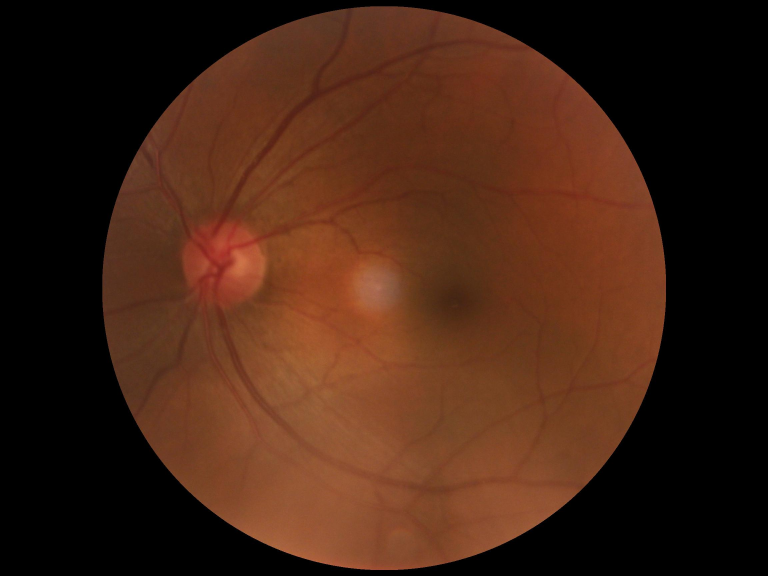
#> input picture data/影像数据/各类疾病代表医学影像/01_正常_left.jpg, 2304 x 1728 px (shown at 1/3 size); its folder holds only this picture in this run
$ python -i resize.py   (imports and definitions only)
#> lines starting #> are read from the running program, lines starting #| are printed output that depends on the picture; after the words box and inside, x2 and y2 are one past the last pixel; in counts of white or black regions, pixels touching at a corner belong together
import os
import cv2


def crop_and_resize(image_path, output_path, target_size=(512, 512)):
#> called with image_path = '../data/影像数据/各类疾病代表医学影像/01_正常_left.jpg', output_path = 'out.png', target_size = (512, 512)
    image = cv2.imread(image_path)
#> image is the input picture: shape (1728, 2304, 3); mean B, G, R 19.7, 35.1, 66.8
    if image is None:
        print(f"无法读取图像：{image_path}，跳过该文件！")
        return

    # 转换为灰度图像
    gray = cv2.cvtColor(image, cv2.COLOR_BGR2GRAY)
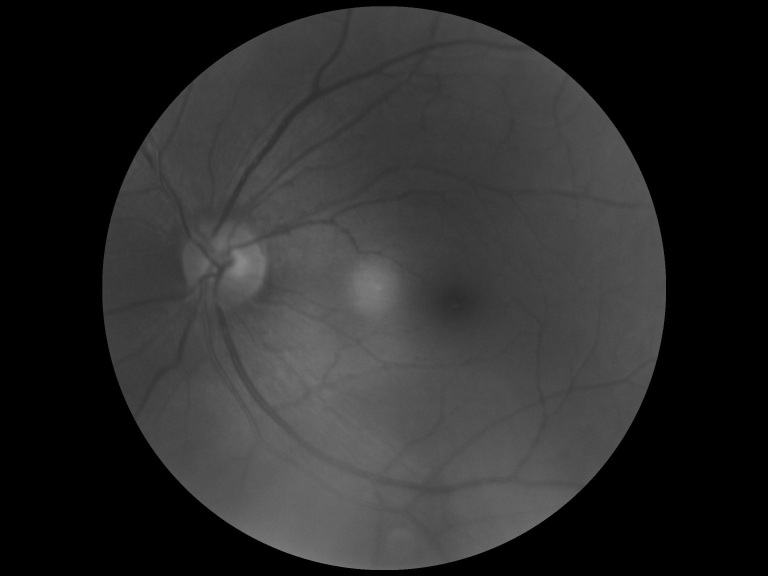
#> gray: shape (1728, 2304) (shown at 1/3 size); min 0, max 146, mean 42.8

    # 阈值分割，去除黑色背景
    _, thresh = cv2.threshold(gray, 10, 255, cv2.THRESH_BINARY)
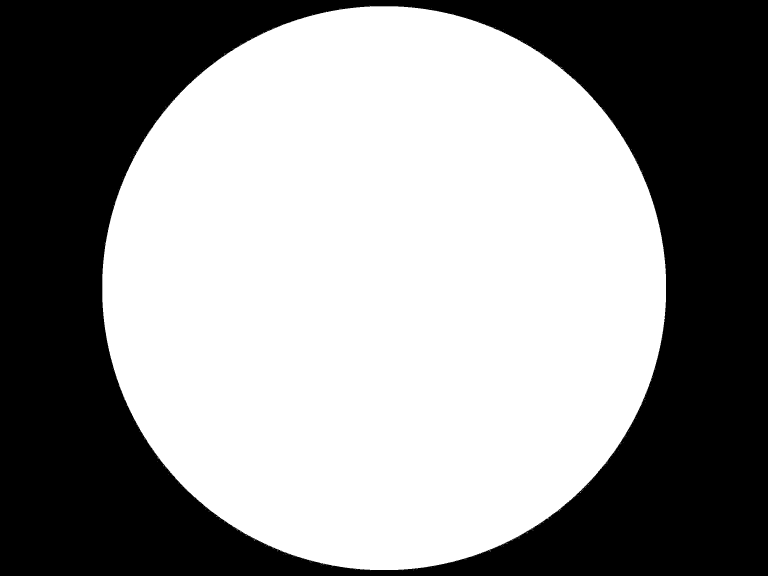
#> thresh: shape (1728, 2304) (shown at 1/3 size); 56.5% white; 1 black region

    # 查找轮廓
    contours, _ = cv2.findContours(thresh, cv2.RETR_EXTERNAL, cv2.CHAIN_APPROX_SIMPLE)
#> contours = 443 contours, 442 with area under 20; largest, box (x1, y1, x2, y2) and area: (307, 18, 1998, 1711) 2247323

    if len(contours) == 0:
        print(f"未找到有效轮廓：{image_path}，跳过该文件！")
        return

    # 找到最大的轮廓
    cnt = max(contours, key=cv2.contourArea)
#> cnt = contour of 2870 points, box (x1, y1, x2, y2) (307, 18, 1998, 1711), area 2247323

    x, y, w, h = cv2.boundingRect(cnt)
#> x = 307; y = 18; w = 1691; h = 1693

    cropped_image = image[y:y + h, x:x + w]
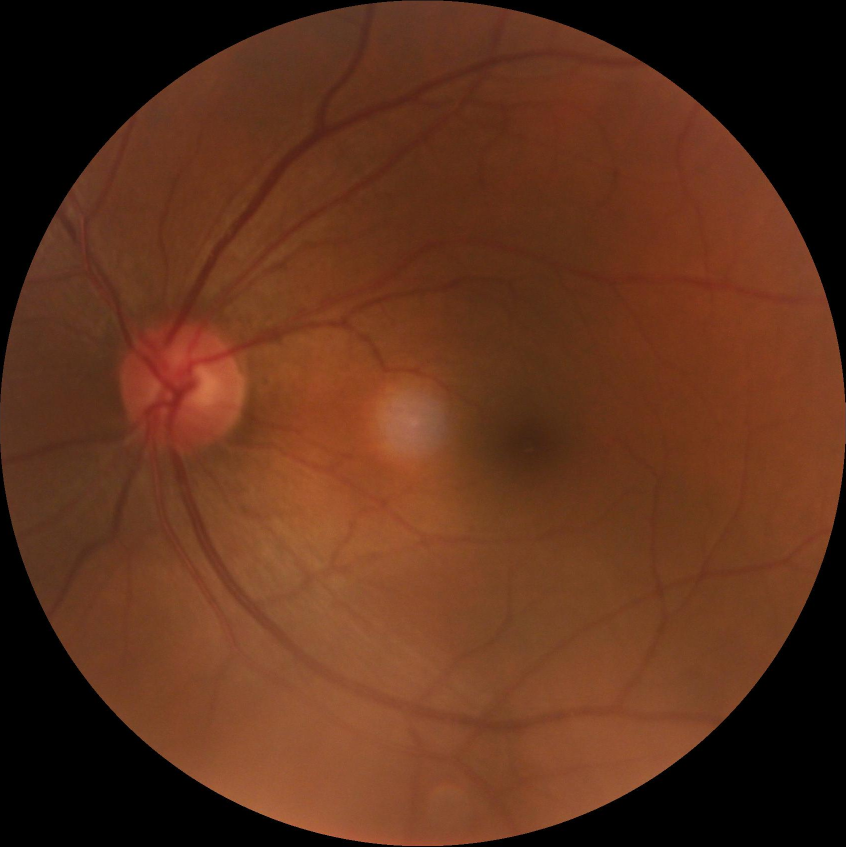
#> cropped_image: shape (1693, 1691, 3) (shown at 1/2 size); mean B, G, R 27.4, 48.9, 92.9

    resized_image = cv2.resize(cropped_image, target_size, interpolation=cv2.INTER_AREA)
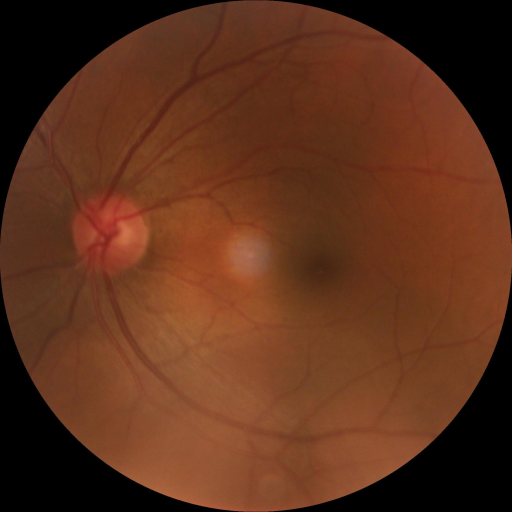
#> resized_image: shape (512, 512, 3); mean B, G, R 27.4, 48.9, 92.9

    cv2.imwrite(output_path, resized_image)
    print(f"已处理并保存：{output_path}")


def batch_process_images(input_folder, output_folder, target_size=(512, 512)):
    if not os.path.exists(output_folder):
        os.makedirs(output_folder)

    # 遍历输入文件夹中的所有文件
    for filename in os.listdir(input_folder):
        if filename.lower().endswith(('.png', '.jpg', '.jpeg', '.bmp', '.tiff')):
            input_path = os.path.join(input_folder, filename)
            output_path = os.path.join(output_folder, filename)

            try:
                crop_and_resize(input_path, output_path, target_size)
            except Exception as e:
                print(f"处理文件 {filename} 时出错：{e}")


input_folder = 'data/Training Images'
output_folder = 'data/all_images'
# [1 line not run here, left out]

>>> result = crop_and_resize('../data/影像数据/各类疾病代表医学影像/01_正常_left.jpg', 'out.png')

$ run again, on data/影像数据/各类疾病代表医学影像/01_正常_right.jpg
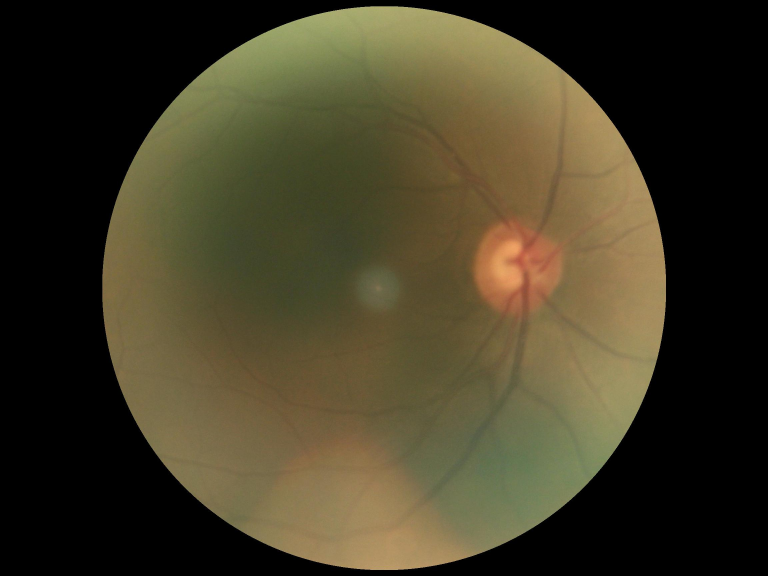
#> input picture data/影像数据/各类疾病代表医学影像/01_正常_right.jpg, 2304 x 1728 px (shown at 1/3 size)
#> in crop_and_resize, image is the input picture: shape (1728, 2304, 3); mean B, G, R 38, 59.7, 66.1
#> in crop_and_resize, `gray = cv2.cvtColor(image, cv2.COLOR_BGR2GRAY)`:
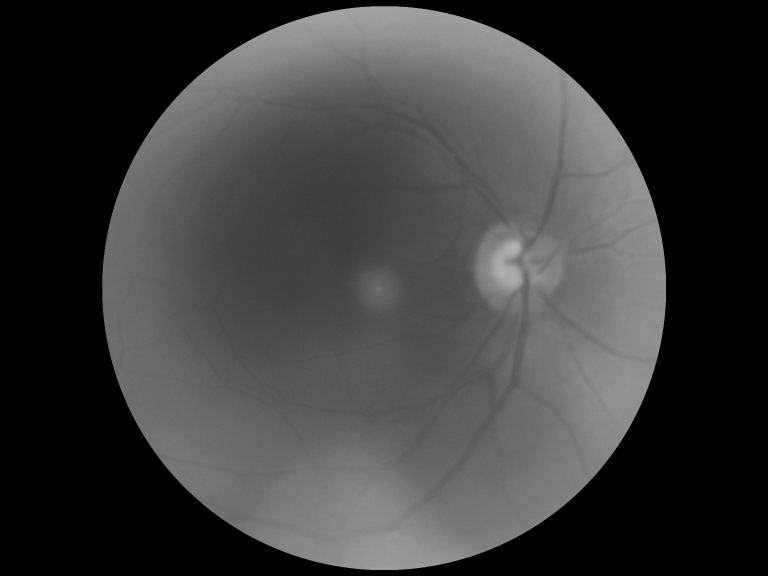
#> gray: shape (1728, 2304) (shown at 1/3 size); min 0, max 194, mean 59.1
#> thresh: shape (1728, 2304); 56.5% white; 1 black region
#> contours = 835 contours, 834 with area under 20; largest, box (x1, y1, x2, y2) and area: (306, 18, 1999, 1711) 2247156
#> cnt = contour of 3813 points, box (x1, y1, x2, y2) (306, 18, 1999, 1711), area 2247156
#> x = 306; y = 18; w = 1693
#> in crop_and_resize, `resized_image = cv2.resize(cropped_image, target_size, interpolation=c..`:
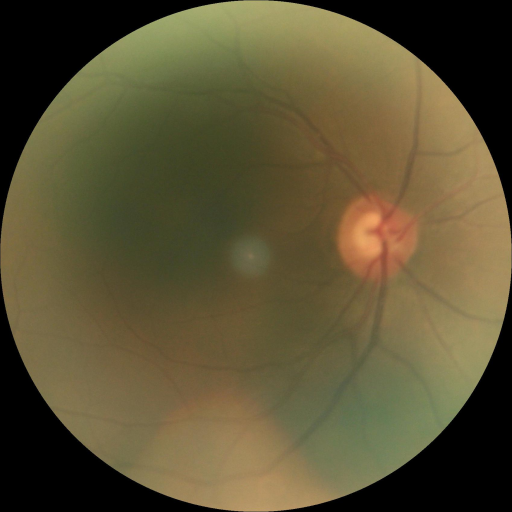
#> resized_image: shape (512, 512, 3); mean B, G, R 52.7, 82.9, 91.8

$ run again, on data/影像数据/各类疾病代表医学影像/02_糖尿病_轻度_left.jpg
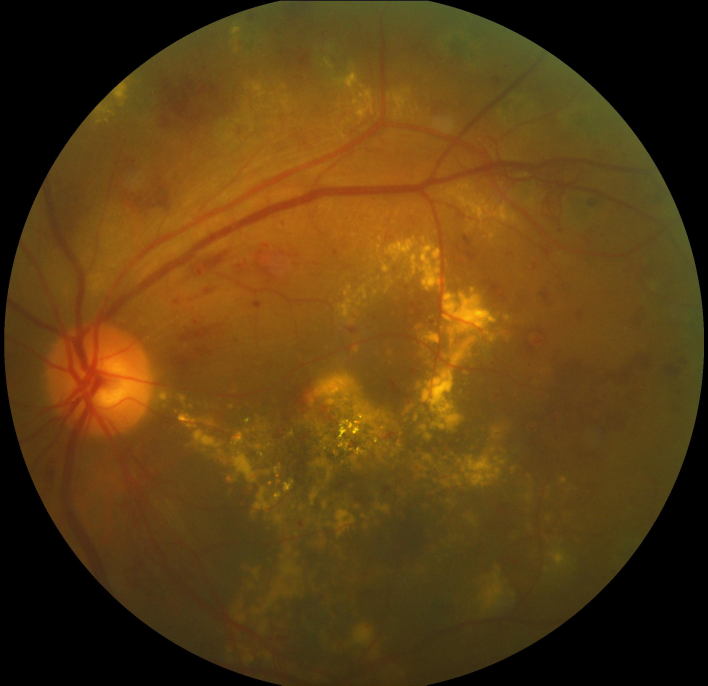
#> input picture data/影像数据/各类疾病代表医学影像/02_糖尿病_轻度_left.jpg, 2124 x 2056 px (shown at 1/3 size)
#> in crop_and_resize, image is the input picture: shape (2056, 2124, 3); mean B, G, R 17.1, 61.6, 92.1
#> in crop_and_resize, `_, thresh = cv2.threshold(gray, 10, 255, cv2.THRESH_BINARY)`:
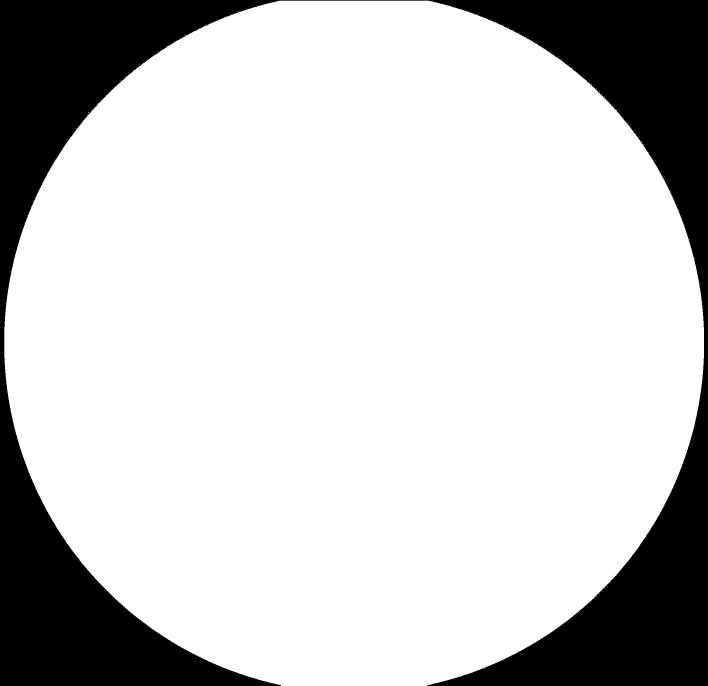
#> thresh: shape (2056, 2124) (shown at 1/3 size); 79.1% white; 1 black region
#> contours = 341 contours, 340 with area under 20; largest, box (x1, y1, x2, y2) and area: (12, 2, 2112, 2056) 3448609
#> cnt = contour of 3480 points, box (x1, y1, x2, y2) (12, 2, 2112, 2056), area 3448609
#> x = 12; y = 2; w = 2100; h = 2054
#> in crop_and_resize, `resized_image = cv2.resize(cropped_image, target_size, interpolation=c..`:
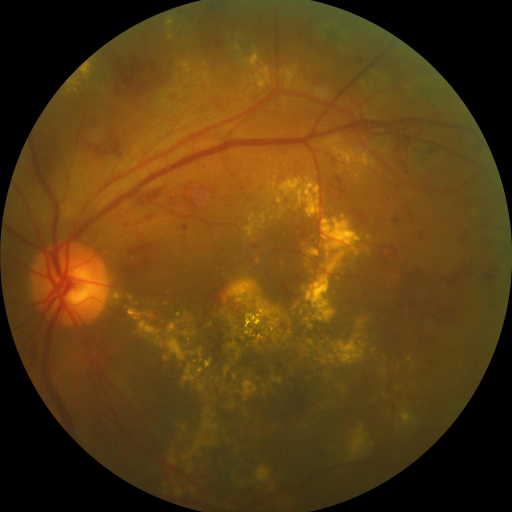
#> resized_image: shape (512, 512, 3); mean B, G, R 17.3, 62.3, 93.3

$ run again, on data/影像数据/各类疾病代表医学影像/02_糖尿病_轻度_right.jpg
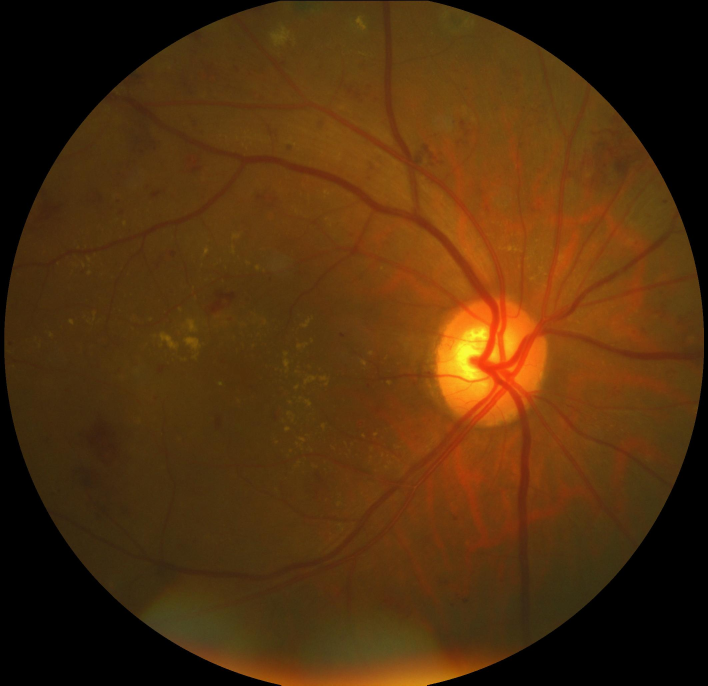
#> input picture data/影像数据/各类疾病代表医学影像/02_糖尿病_轻度_right.jpg, 2124 x 2056 px (shown at 1/3 size)
#> in crop_and_resize, image is the input picture: shape (2056, 2124, 3); mean B, G, R 12.2, 47.1, 81.4
#> in crop_and_resize, `_, thresh = cv2.threshold(gray, 10, 255, cv2.THRESH_BINARY)`:
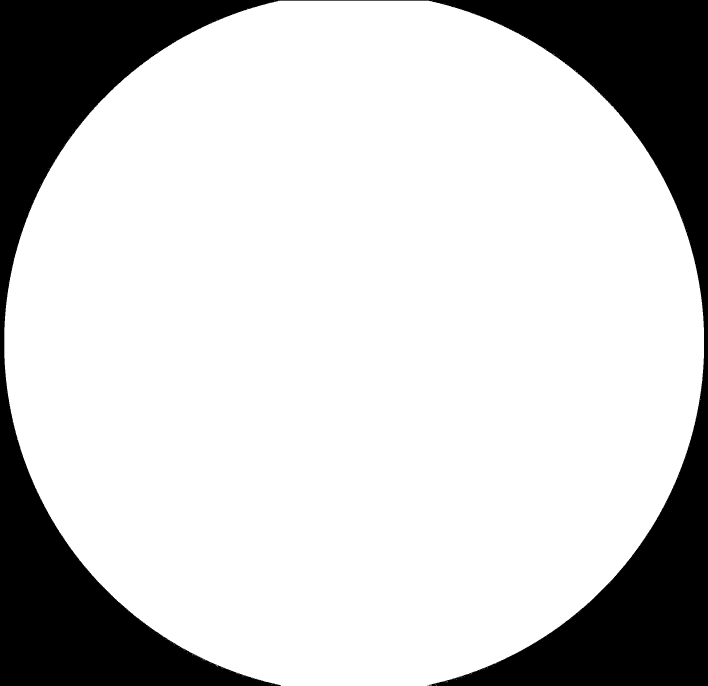
#> thresh: shape (2056, 2124) (shown at 1/3 size); 79.1% white; 3 black regions (2 under 20 px)
#> contours = 248 contours, 247 with area under 20; largest, box (x1, y1, x2, y2) and area: (12, 2, 2112, 2056) 3448653
#> cnt = contour of 3360 points, box (x1, y1, x2, y2) (12, 2, 2112, 2056), area 3448653
#> x = 12; y = 2; w = 2100; h = 2054
#> in crop_and_resize, `resized_image = cv2.resize(cropped_image, target_size, interpolation=c..`:
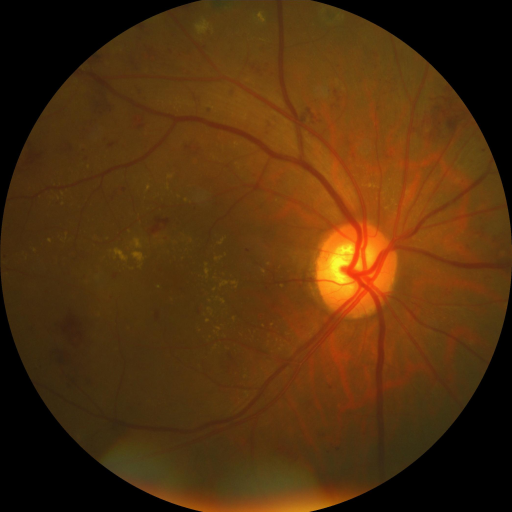
#> resized_image: shape (512, 512, 3); mean B, G, R 12.3, 47.7, 82.4
